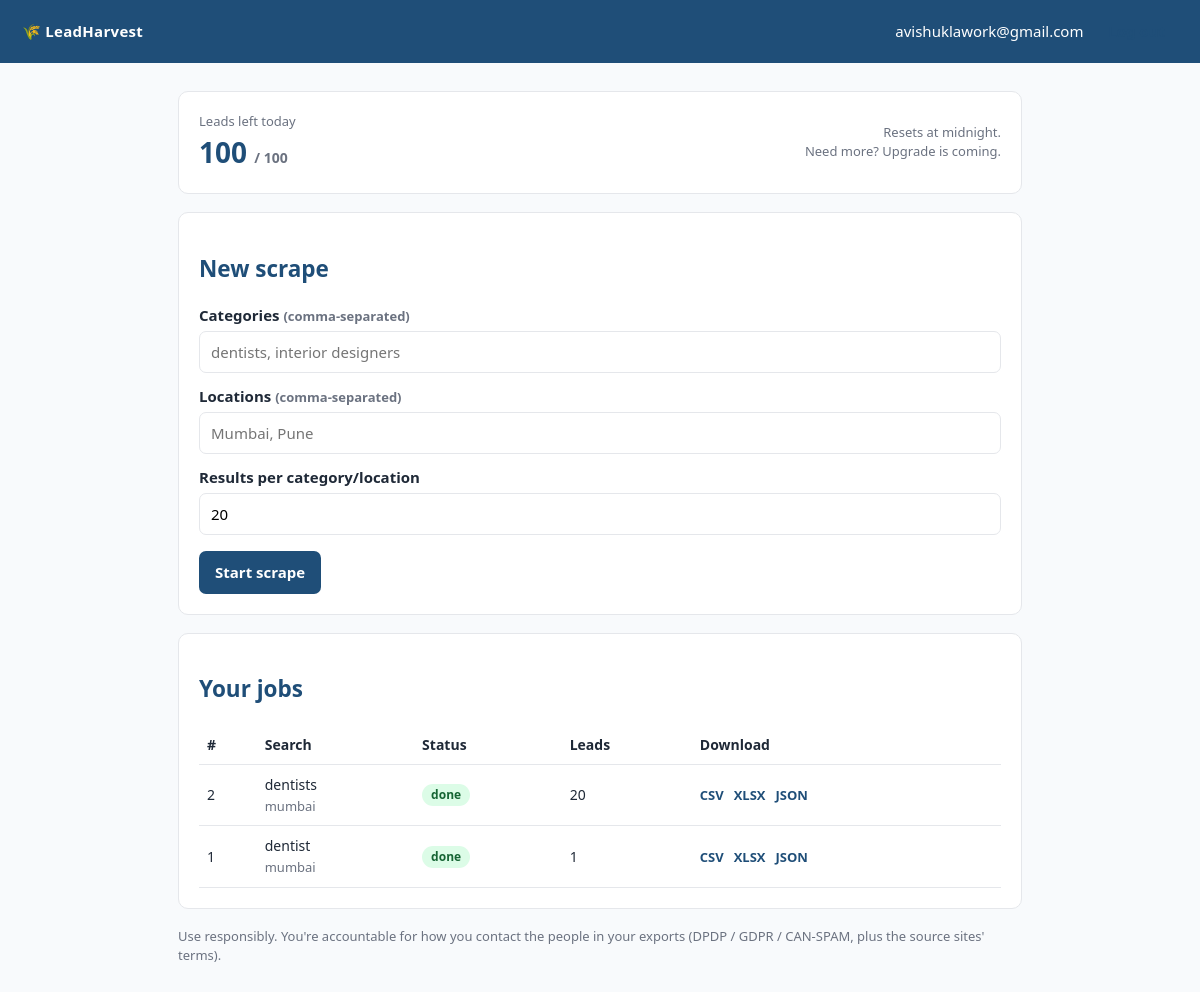
Page / (signed in) on the earlier database version.
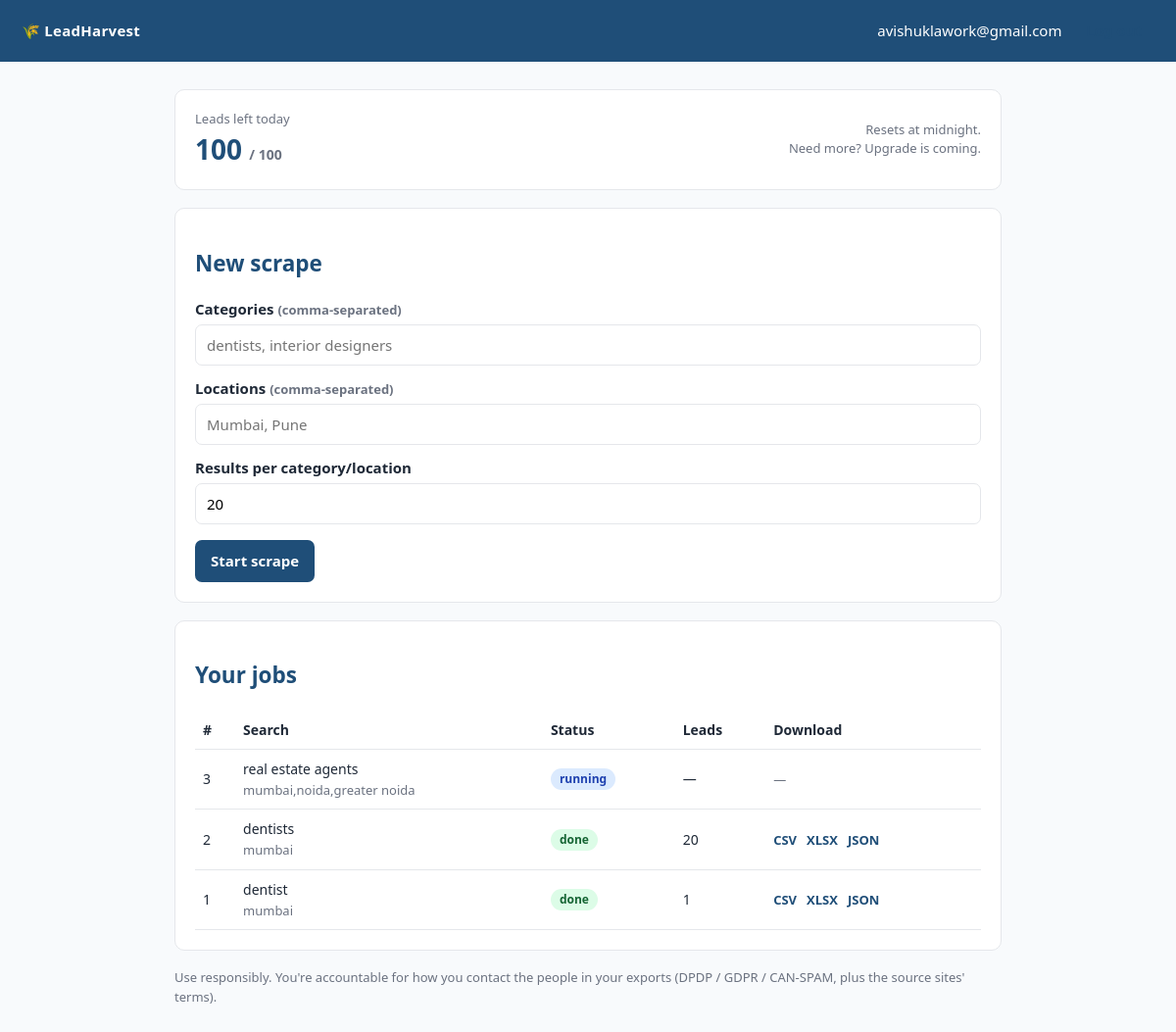
Same page on the later database version.
### webapp/models.py (models this page shows, shortened)
class User(Base):
    __tablename__ = "users"
    id: Mapped[int] = mapped_column(primary_key=True)
    email: Mapped[str] = mapped_column(String(255), unique=True, index=True)
    password_hash: Mapped[str] = mapped_column(String(255))
    api_token: Mapped[str] = mapped_column(String(64), unique=True, index=True,
                                           default=_new_token)
    daily_quota: Mapped[int] = mapped_column(Integer, default=DEFAULT_DAILY_QUOTA)
    quota_used: Mapped[int] = mapped_column(Integer, default=0)
    quota_date: Mapped[date] = mapped_column(Date, default=date.today)
    created_at: Mapped[datetime] = mapped_column(DateTime, default=datetime.utcnow)
    jobs: Mapped[list["ScrapeJob"]] = relationship(back_populates="user")

class ScrapeJob(Base):
    __tablename__ = "jobs"
    id: Mapped[int] = mapped_column(primary_key=True)
    user_id: Mapped[int] = mapped_column(ForeignKey("users.id"), index=True)
    categories: Mapped[str] = mapped_column(Text)
    locations: Mapped[str] = mapped_column(Text)
    limit_per_query: Mapped[int] = mapped_column(Integer, default=20)
    max_leads: Mapped[int] = mapped_column(Integer, default=DEFAULT_DAILY_QUOTA)
    status: Mapped[str] = mapped_column(String(20), default="queued", index=True)
    phase: Mapped[str] = mapped_column(String(20), default="")  # maps | emails
    progress_done: Mapped[int] = mapped_column(Integer, default=0)
    progress_total: Mapped[int] = mapped_column(Integer, default=0)
    result_count: Mapped[int] = mapped_column(Integer, default=0)
    email_count: Mapped[int] = mapped_column(Integer, default=0)
    error: Mapped[str] = mapped_column(Text, default="")
    created_at: Mapped[datetime] = mapped_column(DateTime, default=datetime.utcnow)
    finished_at: Mapped[datetime | None] = mapped_column(DateTime, nullable=True)
    user: Mapped["User"] = relationship(back_populates="jobs")

### webapp/main.py (the view)
@app.get("/", response_class=HTMLResponse)
def dashboard(request: Request, db: Session = Depends(get_db)):
    user = current_user(request, db)
    if not user:
        return RedirectResponse("/login", status_code=303)
    jobs = (db.query(models.ScrapeJob)
              .filter_by(user_id=user.id)
              .order_by(models.ScrapeJob.id.desc())
              .limit(50).all())
    return templates.TemplateResponse("dashboard.html", {
        "request": request, "user": user, "jobs": jobs,
        "remaining": user.remaining_quota(), "formats": exporters.available_formats(),
        "error": request.query_params.get("error"),
    })

### webapp/templates/dashboard.html (shortened to what this page needs)
{% extends "base.html" %}
{% block nav %}
  <span>{{ user.email }} &nbsp;
    <form method="post" action="/logout" style="display:inline">
      <button class="ghost" style="padding:5px 12px" type="submit">Log out</button>
    </form>
  </span>
{% endblock %}
{% block content %}
  <div class="card">
    <div style="display:flex;justify-content:space-between;align-items:center">
      <div>
        <div class="muted">Leads left today</div>
        <div class="quota">{{ remaining }} <span class="muted" style="font-size:14px">/ {{ user.daily_quota }}</span></div>
      </div>
      <div class="muted" style="text-align:right">Resets at midnight.<br>Need more? Upgrade is coming.</div>
    </div>
  </div>
  <div class="card">
    <h2>New scrape</h2>
    <form method="post" action="/jobs">
      <label for="categories">Categories <span class="muted">(comma-separated)</span></label>
      <input id="categories" type="text" name="categories" placeholder="dentists, interior designers" required>
      <label for="locations">Locations <span class="muted">(comma-separated)</span></label>
      <input id="locations" type="text" name="locations" placeholder="Mumbai, Pune" required>
      <label for="limit_per_query">Results per category/location</label>
      <input id="limit_per_query" type="number" name="limit_per_query" value="20" min="1" max="50">
      <div style="margin-top:16px">
        <button type="submit" {% if remaining <= 0 %}disabled{% endif %}>
          {% if remaining <= 0 %}Daily limit reached{% else %}Start scrape{% endif %}
        </button>
      </div>
    </form>
  </div>
  <div class="card">
    <h2>Your jobs</h2>
    {% if not jobs %}
      <p class="muted">No jobs yet. Start one above.</p>
    {% else %}
    <table>
      <thead><tr><th>#</th><th>Search</th><th>Status</th><th>Leads</th><th>Download</th></tr></thead>
      <tbody>
      {% for j in jobs %}
        <tr data-job="{{ j.id }}" data-status="{{ j.status }}">
          <td>{{ j.id }}</td>
          <td>{{ j.categories }}<br><span class="muted">{{ j.locations }}</span></td>
          <td class="js-status"><span class="pill {{ j.status }}">{{ j.status }}</span>
              </td>
          <td class="js-count">{{ j.result_count if j.status == 'done' else '—' }}</td>
          <td class="js-dl dl">
            {% if j.status == 'done' %}
              {% for f in formats %}<a href="/jobs/{{ j.id }}/download?format={{ f }}">{{ f|upper }}</a>{% endfor %}
            {% else %}<span class="muted">—</span>{% endif %}
          </td>
        </tr>
      {% endfor %}
      </tbody>
    </table>
    {% endif %}
  </div>
  <p class="muted">Use responsibly. You're accountable for how you contact the people in your exports
     (DPDP / GDPR / CAN-SPAM, plus the source sites' terms).</p>
{% endblock %}

### webapp/templates/base.html (shortened to what this page needs)
<!doctype html>
<html lang="en">
<head>
</head>
<body>
  <header>
    <a class="brand" href="/">🌾 LeadHarvest</a>
    {% block nav %}{% endblock %}
  </header>
  <main>{% block content %}{% endblock %}</main>
</body>
</html>

### webapp/templates/base.html (style rules this page uses)
:root { --ink:#1f2937; --line:#e5e7eb; --brand:#1f4e78; --bg:#f8fafc; }
* { box-sizing: border-box; }
body { margin:0; font:15px/1.5 system-ui,-apple-system,Segoe UI,Roboto,sans-serif; color:var(--ink); background:var(--bg); }
header { background:var(--brand); color:#fff; padding:14px 22px; display:flex; align-items:center; justify-content:space-between; }
header a { color:#fff; text-decoration:none; }
header .brand { font-weight:700; letter-spacing:.3px; }
main { max-width:880px; margin:28px auto; padding:0 18px; }
.card { background:#fff; border:1px solid var(--line); border-radius:10px; padding:20px; margin-bottom:18px; }
h1,h2 { color:var(--brand); }
label { display:block; font-weight:600; margin:12px 0 4px; }
input, button { font:inherit; }
input[type=text],input[type=email],input[type=password],input[type=number] { width:100%; padding:9px 11px; border:1px solid var(--line); border-radius:7px; }
button { background:var(--brand); color:#fff; border:0; border-radius:7px; padding:10px 16px; cursor:pointer; font-weight:600; }
button.ghost { background:transparent; color:var(--brand); border:1px solid var(--brand); }
table { width:100%; border-collapse:collapse; }
th,td { text-align:left; padding:9px 8px; border-bottom:1px solid var(--line); font-size:14px; }
.pill { display:inline-block; padding:2px 9px; border-radius:999px; font-size:12px; font-weight:600; }
.running { background:#dbeafe;color:#1e40af }
.done { background:#dcfce7;color:#166534 }
.muted { color:#6b7280;font-size:13px }
.quota { font-size:28px;font-weight:700;color:var(--brand) }
.dl a { color:var(--brand);text-decoration:none;margin-right:10px;font-weight:600;font-size:13px }

Differences in the rows shown:
added ScrapeJob: id "3", categories "real estate agents", locations "mumbai,noida,greater noida", status "running", status "—"
